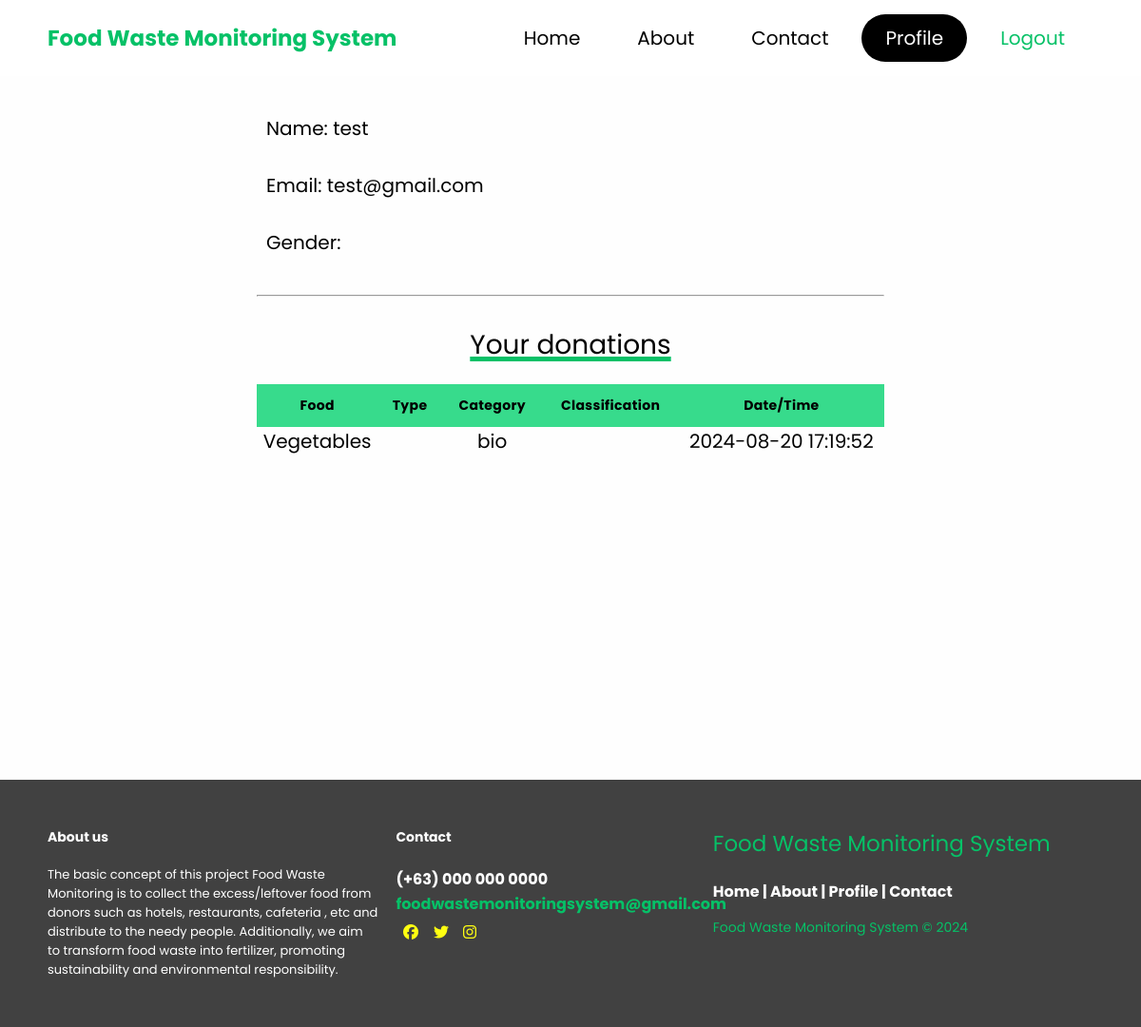
The app's page /profile.php (signed in), older data.
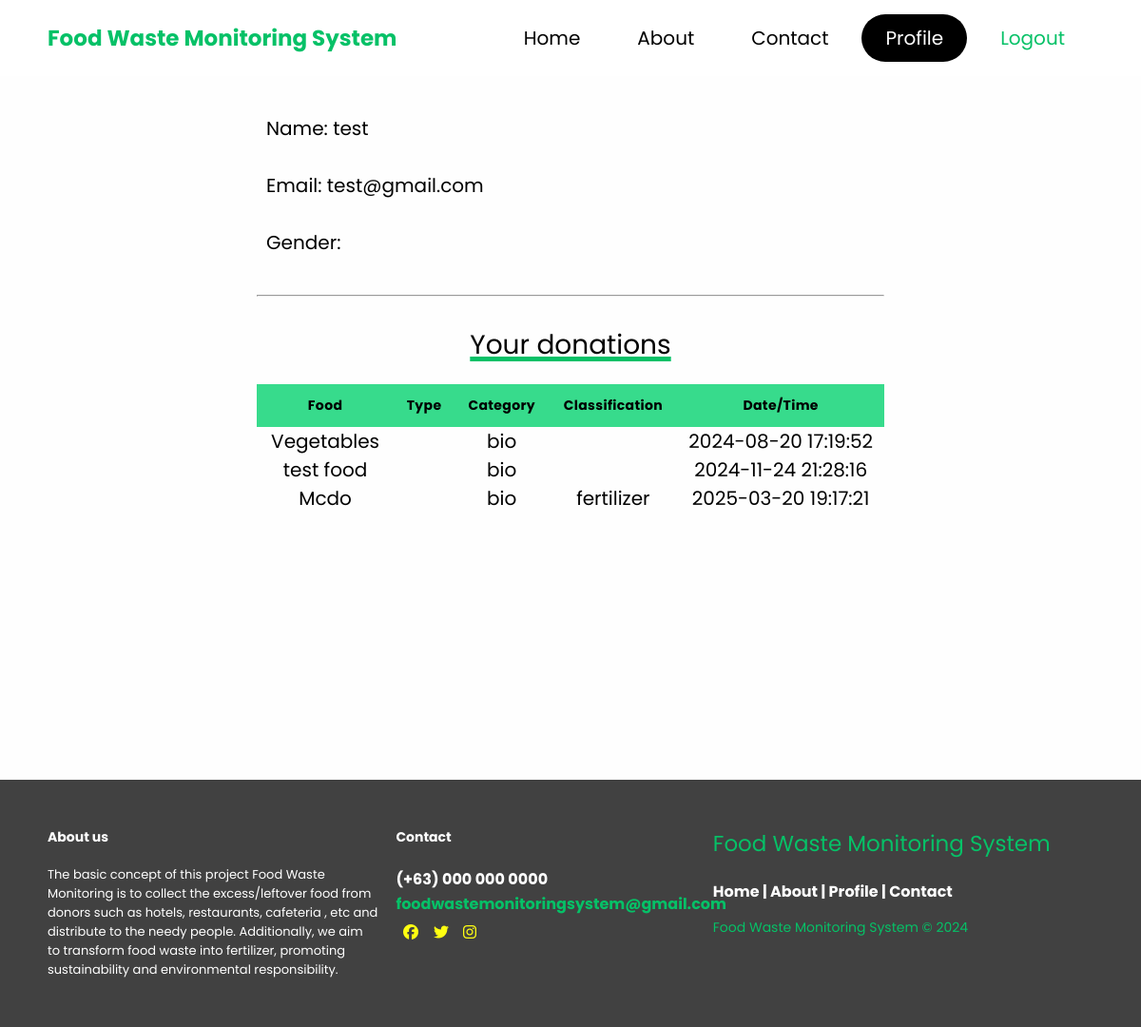
The same page, newer data.
### tables this page shows
CREATE TABLE `food_donations` (
  `Fid` int(11) NOT NULL,
  `name` varchar(50) NOT NULL,
  `email` varchar(60) NOT NULL,
  `food` varchar(50) NOT NULL,
  `type` text NOT NULL,
  `category` text NOT NULL,
  `classification` varchar(20) DEFAULT NULL,
  `quantity` text NOT NULL,
  `date` datetime DEFAULT current_timestamp(),
  `address` text NOT NULL,
  `location` varchar(50) NOT NULL,
  `phoneno` varchar(25) NOT NULL,
  `assigned_to` int(11) DEFAULT NULL,
  `delivery_by` int(11) DEFAULT NULL
);

### profile.php (the view, shortened to what this page needs)
<?php
include("login.php");
?>
<!DOCTYPE html>
<html lang="en">
<head>
    <link rel="stylesheet" href="home.css">
    <link rel="stylesheet" href="profile.css">
    <link rel="stylesheet" href="https://cdnjs.cloudflare.com/ajax/libs/font-awesome/4.7.0/css/font-awesome.min.css">
    <link rel="stylesheet" href="https://cdnjs.cloudflare.com/ajax/libs/font-awesome/6.4.2/css/all.min.css">
</head>
<body>
    <header>
        <div class="logo"><b style="color: #06C167;">Food Waste Monitoring System</b></div>
        <nav class="nav-bar">
            <ul>
                <li><a href="home.html">Home</a></li>
                <li><a href="about.html">About</a></li>
                <li><a href="contact.html">Contact</a></li>
                <li><a href="profile.php" class="active">Profile</a></li>
                <li><a href="logout.php" style="color: #06C167;">Logout</a></li>
            </ul>
        </nav>
    </header>
    <div class="profile">
        <div class="profilebox">
            <div class="info" style="padding-left:10px;">
                <p>Name: <?php echo $_SESSION['name']; ?></p><br>
                <p>Email: <?php echo $_SESSION['email']; ?></p><br>
                <p>Gender: <?php echo $_SESSION['gender']; ?></p><br>
            </div>
            <hr>
            <br>
            <p class="heading">Your donations</p>
            <div class="table-container">
                <div class="table-wrapper">
                    <table class="table">
                        <thead>
                            <tr>
                                <th>Food</th>
                                <th>Type</th>
                                <th>Category</th>
                                <th>Classification</th>
                                <th>Date/Time</th>
                            </tr>
                        </thead>
                        <tbody>
                            <?php
                            $email = $_SESSION['email'];
                            $query = "SELECT * FROM food_donations WHERE email='$email'";
                            $result = mysqli_query($connection, $query);
                            if ($result) {
                                while ($row = mysqli_fetch_assoc($result)) {
                                    echo "<tr><td>{$row['food']}</td><td>{$row['type']}</td><td>{$row['category']}</td><td>{$row['classification']}</td><td>{$row['date']}</td></tr>";
                                }
                            }
                            ?>
                        </tbody>
                    </table>
                </div>
            </div>
        </div>
    </div>
    <footer class="footer">
        <div class="footer-left col-md-4 col-sm-6">
          <p class="about">
            <span> About us</span>The basic concept of this project  Food Waste Monitoring is to collect the excess/leftover  food from donors such as hotels, restaurants, cafeteria , etc and distribute to  the  needy people. Additionally, we aim to transform food waste into fertilizer, promoting sustainability and environmental responsibility.
          </p>
        </div>
        <div class="footer-center col-md-4 col-sm-6">
          <div>
            <p><span> Contact</span> </p>
          </div>
          <div>
            <p> (+63) 000 000 0000 </p>
          </div>
          <div>
            <p><a href="#"> foodwastemonitoringsystem@gmail.com</a></p>
          </div>
          <div class="sociallist">
            <ul class="social">
                <li><a href="https://www.facebook.com" target="_blank"><i class="fab fa-facebook fa-2x"></i></a></li>
                <li><a href="https://twitter.com" target="_blank"><i class="fab fa-twitter fa-2x"></i></a></li>
                <li><a href="https://www.instagram.com" target="_blank"><i class="fab fa-instagram fa-2x"></i></a></li>
            </ul>
          </div>
        </div>
        <div class="footer-right col-md-4 col-sm-6">
          <h6><span> Food Waste Monitoring System</span></h6>
          <p class="menu">
            <a href="#"> Home</a> |
            <a href="about.html"> About</a> |
            <a href="profile.php"> Profile</a> |
            <a href="contact.html"> Contact</a>
          </p>
          <p class="name"> Food Waste Monitoring System &copy 2024</p>
        </div>
      </footer>
</body>
</html>

### home.css (style rules this page uses)
:root { --navcolor:white; --navfont:black; --green:#06C167; --box-shadow:0 .5rem 1rem rgba(0,0,0.1) }
* { margin: 0; padding: 0; list-style: none; text-decoration: none; box-sizing: border-box; font-family: 'Poppins', sans-serif; }
body { background-color: #fefefe; }
header { width: 100%; height: 80px; background-color: var(--navcolor); display: flex; justify-content: space-between; align-items: center; padding: 0 100px; }
.logo { font-size: 23px; color:var(--navfont); }
.nav-bar ul { display: flex; }
.nav-bar ul li a { display: block; color: var(--navfont); font-size: 20px ; padding:10px 25px; border-radius: 50px; transition: 0.2s; margin: 0 5px; }
.nav-bar ul li a.active { color:var(--navcolor); background-color: var(--navfont); }
@media only screen and (max-width:1320px) { header { padding:0 50px; } }
.footer { background-color: #414141; width: 100%; text-align: left; font-weight: bold; font-size: 16px; padding: 50px; }
.footer .footer-left, .footer .footer-center, .footer .footer-right { display: inline-block; vertical-align: top; }
.footer .footer-left { width: 33%; padding-right: 15px; }
.footer .about { line-height: 20px; color: #ffffff; font-size: 13px; font-weight: normal; margin: 0; }
.footer .about span { display: block; color: #ffffff; font-size: 14px; font-weight: bold; margin-bottom: 20px; }
.footer .footer-center { width: 30%; }
.footer .footer-center p { display: inline-block; color: #ffffff; vertical-align: middle; margin: 0; }
.footer .footer-center p span { display: block; color: #ffffff; font-size: 14px; font-weight: bold; margin-bottom: 20px; }
.footer .footer-center p a { color: #06C167; text-decoration: none; }
.footer .footer-right { width: 35%; }
.footer h6 { color: #ffffff; font-size: 23px; font-weight: normal; margin: 0; }
.footer h6 span { color: #06C167; }
.footer .menu { color: #ffffff; margin: 20px 0 12px; padding: 0; }
.footer .menu a { display: inline-block; line-height: 1.8; text-decoration: none; color: inherit; }
.footer .name { color: #06C167; font-size: 14px; font-weight: normal; margin: 0; }
.social { position: absolute; display: flex; justify-content: center; align-items: center; }
.social li { list-style: none; }
.social li a { display: inline-block; filter: invert(1); transform: scale(0.5); transition: 0.5s; }
.heading { font-size: 28px; text-align: center; align-items: center; text-decoration: underline 5px; text-decoration-color: #06C167; }

### profile.css (style rules this page uses)
.profilebox { padding-top: 8rem; text-align: center; width: 700px; height: 700px; margin: 20px auto ; padding: 10px 20px 20px 20px; font-size: 20px; }
.info { text-align: left; padding: 10px; }
.table-container { padding: 0 ; margin: 20px auto 10px; }
.table { width: 100%; border-collapse:separate; border-spacing: 0px; }
th { position:sticky; top:0px; background-color: #37db8c; }
.table-wrapper { max-height: 130px; overflow-y: scroll; }
.table thead tr th { font-size: 14px; font-weight: medium; letter-spacing: 0.35px; opacity: 1; padding: 12px; vertical-align: top; }

Row changes from the older to the newer data that the page shows:
added food_donations: food "test food", category "bio", date "2024-11-24 21:28:16"
added food_donations: food "Mcdo", category "bio", classification "fertilizer", date "2025-03-20 19:17:21"
